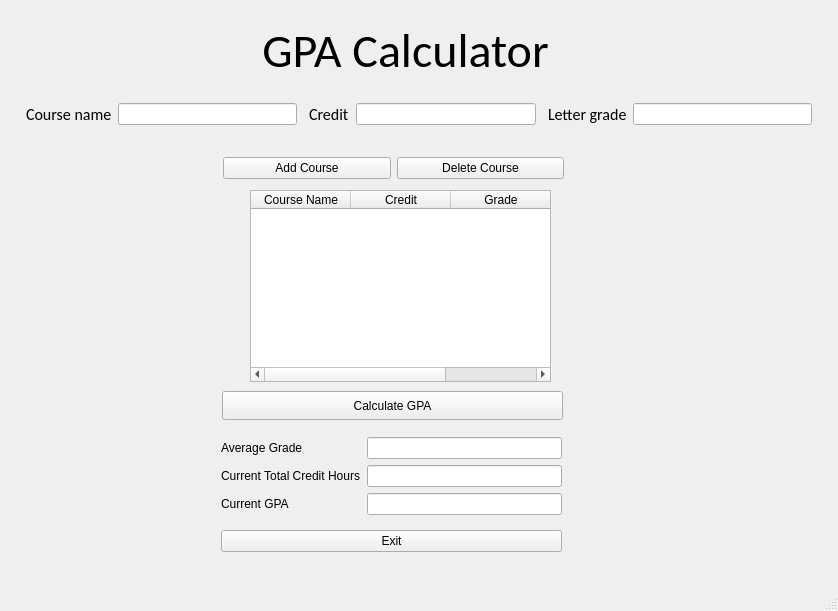
<?xml version="1.0" encoding="UTF-8"?>
<ui version="4.0">
 <class>MainWindow</class>
 <widget class="QMainWindow" name="MainWindow">
  <property name="geometry">
   <rect>
    <x>0</x>
    <y>0</y>
    <width>838</width>
    <height>611</height>
   </rect>
  </property>
  <property name="windowTitle">
   <string>MainWindow</string>
  </property>
  <widget class="QWidget" name="centralwidget">
   <widget class="QPushButton" name="CalculateGPA">
    <property name="geometry">
     <rect>
      <x>222</x>
      <y>391</y>
      <width>341</width>
      <height>29</height>
     </rect>
    </property>
    <property name="text">
     <string>Calculate GPA</string>
    </property>
   </widget>
   <widget class="QLabel" name="label">
    <property name="geometry">
     <rect>
      <x>220</x>
      <y>20</y>
      <width>371</width>
      <height>61</height>
     </rect>
    </property>
    <property name="font">
     <font>
      <family>Calibri</family>
      <pointsize>36</pointsize>
     </font>
    </property>
    <property name="text">
     <string>&lt;html&gt;&lt;head/&gt;&lt;body&gt;&lt;p align=&quot;center&quot;&gt;GPA Calculator&lt;/p&gt;&lt;/body&gt;&lt;/html&gt;</string>
    </property>
   </widget>
   <widget class="QWidget" name="">
    <property name="geometry">
     <rect>
      <x>20</x>
      <y>100</y>
      <width>792</width>
      <height>29</height>
     </rect>
    </property>
    <layout class="QHBoxLayout" name="horizontalLayout_4">
     <item>
      <widget class="QWidget" name="widget_3" native="true">
       <property name="styleSheet">
        <string notr="true"/>
       </property>
      </widget>
     </item>
     <item>
      <widget class="QLabel" name="label_5">
       <property name="font">
        <font>
         <family>Calibri</family>
         <pointsize>12</pointsize>
        </font>
       </property>
       <property name="text">
        <string>&lt;html&gt;&lt;head/&gt;&lt;body&gt;&lt;p&gt;Course name&lt;/p&gt;&lt;/body&gt;&lt;/html&gt;</string>
       </property>
       <property name="textFormat">
        <enum>Qt::AutoText</enum>
       </property>
      </widget>
     </item>
     <item>
      <widget class="QLineEdit" name="newName"/>
     </item>
     <item>
      <widget class="QWidget" name="widget_2" native="true">
       <property name="styleSheet">
        <string notr="true"/>
       </property>
      </widget>
     </item>
     <item>
      <widget class="QLabel" name="label_3">
       <property name="font">
        <font>
         <family>Calibri</family>
         <pointsize>12</pointsize>
        </font>
       </property>
       <property name="text">
        <string>&lt;html&gt;&lt;head/&gt;&lt;body&gt;&lt;p&gt;Credit&lt;/p&gt;&lt;/body&gt;&lt;/html&gt;</string>
       </property>
       <property name="textFormat">
        <enum>Qt::AutoText</enum>
       </property>
      </widget>
     </item>
     <item>
      <widget class="QLineEdit" name="newCredit"/>
     </item>
     <item>
      <widget class="QWidget" name="widget" native="true">
       <property name="styleSheet">
        <string notr="true"/>
       </property>
      </widget>
     </item>
     <item>
      <widget class="QLabel" name="label_4">
       <property name="font">
        <font>
         <family>Calibri</family>
         <pointsize>12</pointsize>
        </font>
       </property>
       <property name="text">
        <string>&lt;html&gt;&lt;head/&gt;&lt;body&gt;&lt;p&gt;Letter grade&lt;/p&gt;&lt;/body&gt;&lt;/html&gt;</string>
       </property>
       <property name="textFormat">
        <enum>Qt::AutoText</enum>
       </property>
      </widget>
     </item>
     <item>
      <widget class="QLineEdit" name="newGrade"/>
     </item>
    </layout>
   </widget>
   <widget class="QWidget" name="">
    <property name="geometry">
     <rect>
      <x>221</x>
      <y>428</y>
      <width>341</width>
      <height>134</height>
     </rect>
    </property>
    <layout class="QVBoxLayout" name="verticalLayout_5">
     <item>
      <layout class="QHBoxLayout" name="horizontalLayout">
       <item>
        <layout class="QVBoxLayout" name="verticalLayout">
         <item>
          <widget class="QLabel" name="label_13">
           <property name="text">
            <string>Average Grade</string>
           </property>
          </widget>
         </item>
         <item>
          <widget class="QLabel" name="label_12">
           <property name="text">
            <string>Current Total Credit Hours</string>
           </property>
          </widget>
         </item>
         <item>
          <widget class="QLabel" name="label_11">
           <property name="text">
            <string>Current GPA</string>
           </property>
          </widget>
         </item>
        </layout>
       </item>
       <item>
        <layout class="QVBoxLayout" name="verticalLayout_2">
         <item>
          <widget class="QLineEdit" name="average"/>
         </item>
         <item>
          <widget class="QLineEdit" name="total"/>
         </item>
         <item>
          <widget class="QLineEdit" name="gpa"/>
         </item>
        </layout>
       </item>
      </layout>
     </item>
     <item>
      <widget class="QPushButton" name="pushButton">
       <property name="text">
        <string>Exit</string>
       </property>
      </widget>
     </item>
    </layout>
   </widget>
   <widget class="QWidget" name="">
    <property name="geometry">
     <rect>
      <x>223</x>
      <y>153</y>
      <width>341</width>
      <height>31</height>
     </rect>
    </property>
    <layout class="QHBoxLayout" name="horizontalLayout_2">
     <item>
      <widget class="QPushButton" name="AddCourse">
       <property name="text">
        <string>Add Course</string>
       </property>
      </widget>
     </item>
     <item>
      <widget class="QPushButton" name="DeleteCourse">
       <property name="text">
        <string>Delete Course</string>
       </property>
      </widget>
     </item>
    </layout>
   </widget>
   <widget class="QTableWidget" name="tableWidget">
    <property name="geometry">
     <rect>
      <x>250</x>
      <y>190</y>
      <width>301</width>
      <height>192</height>
     </rect>
    </property>
    <column>
     <property name="text">
      <string>Course Name</string>
     </property>
    </column>
    <column>
     <property name="text">
      <string>Credit</string>
     </property>
    </column>
    <column>
     <property name="text">
      <string>Grade</string>
     </property>
    </column>
   </widget>
   <zorder>widget_3</zorder>
   <zorder>widget_2</zorder>
   <zorder>widget</zorder>
   <zorder>CalculateGPA</zorder>
   <zorder>label</zorder>
   <zorder>AddCourse</zorder>
   <zorder>label_2</zorder>
   <zorder>newName</zorder>
   <zorder>newCredit</zorder>
   <zorder>label_4</zorder>
   <zorder>newGrade</zorder>
   <zorder>DeleteCourse</zorder>
   <zorder>label_3</zorder>
  </widget>
  <widget class="QStatusBar" name="statusbar"/>
 </widget>
 <resources/>
 <connections/>
</ui>
